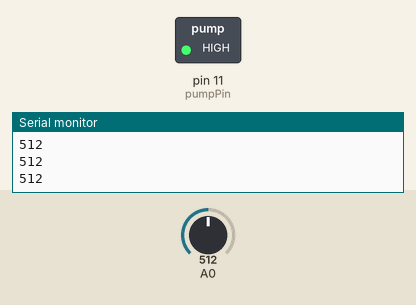
A sketch run on a simulated Arduino Uno, built with avr-gcc and run on an emulated ATmega328P. On the bench: switched loads named in the sketch (green lamp = pin HIGH), the last lines printed to the serial monitor. The inputs (shaded band) are chosen by the test bench; at power-on: A0 = 512.

Above: at 1.2 s.
1.3 s: A0 set to 263
2.8 s: A0 set to 242
At 4.0 s:
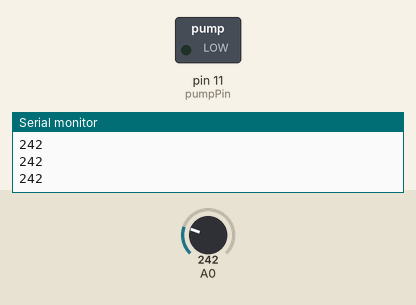
4.3 s: A0 set to 260
At 5.3 s:
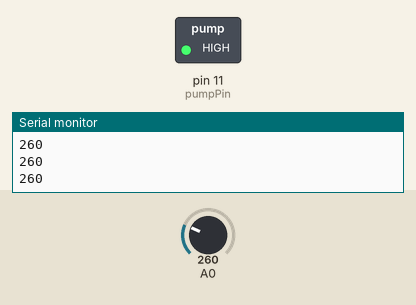
5.8 s: A0 set to 240
At 6.5 s:
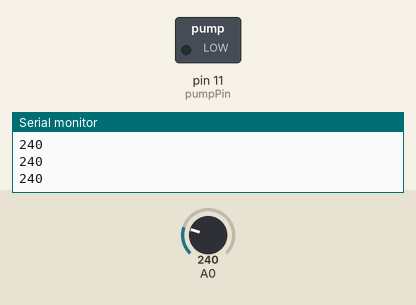
Timing chart, 0 to 8.3 s (numbered marks = the images above; inputs shaded):
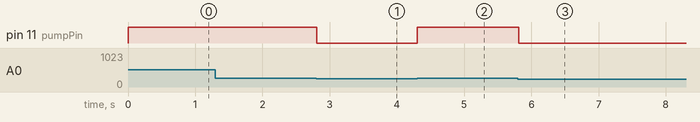

Measured:
- the behaviour switches between 251 and 250 on A0 (found by bisection; images 0 and 1)
- after the input at 2.8 s, pin 11 (pumpPin): HIGH → LOW at once
- after the input at 4.3 s, pin 11 (pumpPin): LOW → HIGH at once
- after the input at 5.8 s, pin 11 (pumpPin): HIGH → LOW at once

The sketch:

artificialPancreas.ino
```cpp
/*
 * Artificial Pancreas model code
 *
 */

 int pumpPin = 11; // pin used to control pump
 int pumpSpeed = 255; // pump speed, value between 0-255
 int conductivity;    // conductivity value, this will be 0-1023 from analogRead
 int threshold = 250; // conductivity threshold at which pump should turn off

void setup() {
  // put your setup code here, to run once:
  pinMode(pumpPin,OUTPUT); // set pump pin as output
  Serial.begin(9600);      // initialize serial communication

}

void loop() {
  // put your main code here, to run repeatedly:
  conductivity = analogRead(A0);  // get conductivity reading
  Serial.println(conductivity);
  if(conductivity>threshold){
    analogWrite(pumpPin,pumpSpeed); // turn pump on if threshold has not been reached yet
  }
  else{
    digitalWrite(pumpPin,LOW); // turn pump off if threshold has been reached
  }

}
```
